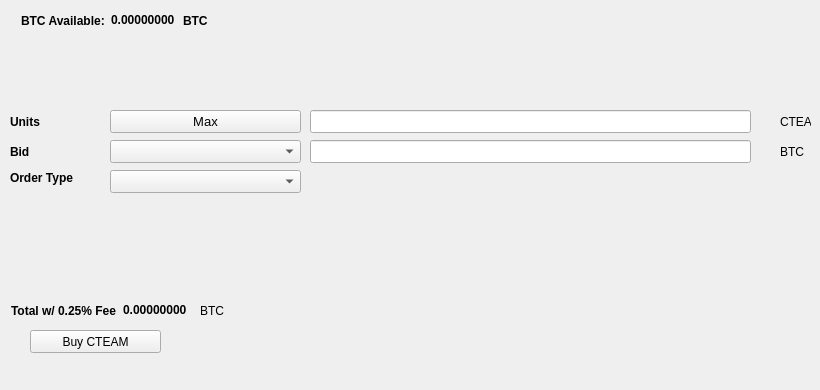
   <widget class="QWidget" name="BuyTab">
    <attribute name="title">
     <string>Buy</string>
    </attribute>
    <widget class="QPushButton" name="BuyCTEAM">
     <property name="geometry">
      <rect>
       <x>30</x>
       <y>330</y>
       <width>131</width>
       <height>23</height>
      </rect>
     </property>
     <property name="text">
      <string>Buy CTEAM</string>
     </property>
     <property name="icon">
      <iconset resource="../cteam.qrc">
       <normaloff>:/icons/bitcoin</normaloff>:/icons/bitcoin</iconset>
     </property>
    </widget>
    <widget class="QLabel" name="label_3">
     <property name="geometry">
      <rect>
       <x>10</x>
       <y>110</y>
       <width>46</width>
       <height>23</height>
      </rect>
     </property>
     <property name="font">
      <font>
       <weight>75</weight>
       <bold>true</bold>
      </font>
     </property>
     <property name="text">
      <string>Units</string>
     </property>
    </widget>
    <widget class="QLineEdit" name="UnitsInput">
     <property name="geometry">
      <rect>
       <x>310</x>
       <y>110</y>
       <width>441</width>
       <height>23</height>
      </rect>
     </property>
     <property name="font">
      <font>
       <pointsize>9</pointsize>
       <weight>75</weight>
       <bold>true</bold>
      </font>
     </property>
    </widget>
    <widget class="QLineEdit" name="BuyBidPriceEdit">
     <property name="geometry">
      <rect>
       <x>310</x>
       <y>140</y>
       <width>441</width>
       <height>23</height>
      </rect>
     </property>
     <property name="font">
      <font>
       <pointsize>9</pointsize>
       <weight>75</weight>
       <bold>true</bold>
      </font>
     </property>
    </widget>
    <widget class="QLabel" name="label_4">
     <property name="geometry">
      <rect>
       <x>780</x>
       <y>110</y>
       <width>31</width>
       <height>23</height>
      </rect>
     </property>
     <property name="text">
      <string>CTEAM</string>
     </property>
    </widget>
    <widget class="QLabel" name="label_5">
     <property name="geometry">
      <rect>
       <x>780</x>
       <y>140</y>
       <width>31</width>
       <height>23</height>
      </rect>
     </property>
     <property name="text">
      <string>BTC</string>
     </property>
    </widget>
    <widget class="QLabel" name="label_6">
     <property name="geometry">
      <rect>
       <x>10</x>
       <y>140</y>
       <width>46</width>
       <height>23</height>
      </rect>
     </property>
     <property name="font">
      <font>
       <weight>75</weight>
       <bold>true</bold>
      </font>
     </property>
     <property name="text">
      <string>Bid</string>
     </property>
    </widget>
    <widget class="QLabel" name="label_7">
     <property name="geometry">
      <rect>
       <x>10</x>
       <y>170</y>
       <width>91</width>
       <height>16</height>
      </rect>
     </property>
     <property name="font">
      <font>
       <weight>75</weight>
       <bold>true</bold>
      </font>
     </property>
     <property name="text">
      <string>Order Type</string>
     </property>
    </widget>
    <widget class="QPushButton" name="Buy_Max_Amount">
     <property name="geometry">
      <rect>
       <x>110</x>
       <y>110</y>
       <width>191</width>
       <height>23</height>
      </rect>
     </property>
     <property name="font">
      <font>
       <pointsize>10</pointsize>
      </font>
     </property>
     <property name="text">
      <string>Max</string>
     </property>
    </widget>
    <widget class="QComboBox" name="BuyBidcomboBox">
     <property name="geometry">
      <rect>
       <x>110</x>
       <y>140</y>
       <width>191</width>
       <height>23</height>
      </rect>
     </property>
     <property name="font">
      <font>
       <pointsize>10</pointsize>
      </font>
     </property>
    </widget>
    <widget class="QComboBox" name="buyOrdertypeCombo">
     <property name="geometry">
      <rect>
       <x>110</x>
       <y>170</y>
       <width>191</width>
       <height>23</height>
      </rect>
     </property>
     <property name="font">
      <font>
       <pointsize>10</pointsize>
      </font>
     </property>
    </widget>
    <widget class="QWidget" name="layoutWidget1">
     <property name="geometry">
      <rect>
       <x>21</x>
       <y>11</y>
       <width>227</width>
       <height>19</height>
      </rect>
     </property>
     <layout class="QHBoxLayout" name="horizontalLayout_3">
      <item>
       <widget class="QLabel" name="label232">
        <property name="font">
         <font>
          <weight>75</weight>
          <bold>true</bold>
         </font>
        </property>
        <property name="text">
         <string>BTC Available:</string>
        </property>
       </widget>
      </item>
      <item>
       <widget class="QLabel" name="BtcAvailableLbl">
        <property name="palette">
         <palette>
          <active>
           <colorrole role="WindowText">
            <brush brushstyle="SolidPattern">
             <color alpha="255">
              <red>0</red>
              <green>0</green>
              <blue>0</blue>
             </color>
            </brush>
           </colorrole>
           <colorrole role="Button">
            <brush brushstyle="SolidPattern">
             <color alpha="255">
              <red>0</red>
              <green>170</green>
              <blue>0</blue>
             </color>
            </brush>
           </colorrole>
           <colorrole role="Light">
            <brush brushstyle="SolidPattern">
             <color alpha="255">
              <red>0</red>
              <green>255</green>
              <blue>0</blue>
             </color>
            </brush>
           </colorrole>
           <colorrole role="Midlight">
            <brush brushstyle="SolidPattern">
             <color alpha="255">
              <red>0</red>
              <green>212</green>
              <blue>0</blue>
             </color>
            </brush>
           </colorrole>
           <colorrole role="Dark">
            <brush brushstyle="SolidPattern">
             <color alpha="255">
              <red>0</red>
              <green>85</green>
              <blue>0</blue>
             </color>
            </brush>
           </colorrole>
           <colorrole role="Mid">
            <brush brushstyle="SolidPattern">
             <color alpha="255">
              <red>0</red>
              <green>113</green>
              <blue>0</blue>
             </color>
            </brush>
           </colorrole>
           <colorrole role="Text">
            <brush brushstyle="SolidPattern">
             <color alpha="255">
              <red>0</red>
              <green>170</green>
              <blue>0</blue>
             </color>
            </brush>
           </colorrole>
           <colorrole role="BrightText">
            <brush brushstyle="SolidPattern">
             <color alpha="255">
              <red>255</red>
              <green>255</green>
              <blue>255</blue>
             </color>
            </brush>
           </colorrole>
           <colorrole role="ButtonText">
            <brush brushstyle="SolidPattern">
             <color alpha="255">
              <red>0</red>
              <green>0</green>
              <blue>0</blue>
             </color>
            </brush>
           </colorrole>
           <colorrole role="Base">
            <brush brushstyle="SolidPattern">
             <color alpha="255">
              <red>255</red>
              <green>255</green>
              <blue>255</blue>
             </color>
            </brush>
           </colorrole>
           <colorrole role="Window">
            <brush brushstyle="SolidPattern">
             <color alpha="255">
              <red>0</red>
              <green>170</green>
              <blue>0</blue>
             </color>
            </brush>
           </colorrole>
           <colorrole role="Shadow">
            <brush brushstyle="SolidPattern">
             <color alpha="255">
              <red>0</red>
              <green>0</green>
              <blue>0</blue>
             </color>
            </brush>
           </colorrole>
           <colorrole role="AlternateBase">
            <brush brushstyle="SolidPattern">
             <color alpha="255">
              <red>127</red>
              <green>212</green>
              <blue>127</blue>
             </color>
            </brush>
           </colorrole>
           <colorrole role="ToolTipBase">
            <brush brushstyle="SolidPattern">
             <color alpha="255">
              <red>255</red>
              <green>255</green>
              <blue>220</blue>
             </color>
            </brush>
           </colorrole>
           <colorrole role="ToolTipText">
            <brush brushstyle="SolidPattern">
             <color alpha="255">
              <red>0</red>
              <green>0</green>
              <blue>0</blue>
             </color>
            </brush>
           </colorrole>
          </active>
          <inactive>
           <colorrole role="WindowText">
            <brush brushstyle="SolidPattern">
             <color alpha="255">
              <red>0</red>
              <green>0</green>
              <blue>0</blue>
             </color>
            </brush>
           </colorrole>
           <colorrole role="Button">
            <brush brushstyle="SolidPattern">
             <color alpha="255">
              <red>0</red>
              <green>170</green>
              <blue>0</blue>
             </color>
            </brush>
           </colorrole>
           <colorrole role="Light">
            <brush brushstyle="SolidPattern">
             <color alpha="255">
              <red>0</red>
              <green>255</green>
              <blue>0</blue>
             </color>
            </brush>
           </colorrole>
           <colorrole role="Midlight">
            <brush brushstyle="SolidPattern">
             <color alpha="255">
              <red>0</red>
              <green>212</green>
              <blue>0</blue>
             </color>
            </brush>
           </colorrole>
           <colorrole role="Dark">
            <brush brushstyle="SolidPattern">
             <color alpha="255">
              <red>0</red>
              <green>85</green>
              <blue>0</blue>
             </color>
            </brush>
           </colorrole>
           <colorrole role="Mid">
            <brush brushstyle="SolidPattern">
             <color alpha="255">
              <red>0</red>
              <green>113</green>
              <blue>0</blue>
             </color>
            </brush>
           </colorrole>
           <colorrole role="Text">
            <brush brushstyle="SolidPattern">
             <color alpha="255">
              <red>0</red>
              <green>170</green>
              <blue>0</blue>
             </color>
            </brush>
           </colorrole>
           <colorrole role="BrightText">
            <brush brushstyle="SolidPattern">
             <color alpha="255">
              <red>255</red>
              <green>255</green>
              <blue>255</blue>
             </color>
            </brush>
           </colorrole>
           <colorrole role="ButtonText">
            <brush brushstyle="SolidPattern">
             <color alpha="255">
              <red>0</red>
              <green>0</green>
              <blue>0</blue>
             </color>
            </brush>
           </colorrole>
           <colorrole role="Base">
            <brush brushstyle="SolidPattern">
             <color alpha="255">
              <red>255</red>
              <green>255</green>
              <blue>255</blue>
             </color>
            </brush>
           </colorrole>
           <colorrole role="Window">
            <brush brushstyle="SolidPattern">
             <color alpha="255">
              <red>0</red>
              <green>170</green>
              <blue>0</blue>
             </color>
            </brush>
           </colorrole>
           <colorrole role="Shadow">
            <brush brushstyle="SolidPattern">
             <color alpha="255">
              <red>0</red>
              <green>0</green>
              <blue>0</blue>
             </color>
            </brush>
           </colorrole>
           <colorrole role="AlternateBase">
            <brush brushstyle="SolidPattern">
             <color alpha="255">
              <red>127</red>
              <green>212</green>
              <blue>127</blue>
             </color>
            </brush>
           </colorrole>
           <colorrole role="ToolTipBase">
            <brush brushstyle="SolidPattern">
             <color alpha="255">
              <red>255</red>
              <green>255</green>
              <blue>220</blue>
             </color>
            </brush>
           </colorrole>
           <colorrole role="ToolTipText">
            <brush brushstyle="SolidPattern">
             <color alpha="255">
              <red>0</red>
              <green>0</green>
              <blue>0</blue>
             </color>
            </brush>
           </colorrole>
          </inactive>
          <disabled>
           <colorrole role="WindowText">
            <brush brushstyle="SolidPattern">
             <color alpha="255">
              <red>0</red>
              <green>85</green>
              <blue>0</blue>
             </color>
            </brush>
           </colorrole>
           <colorrole role="Button">
            <brush brushstyle="SolidPattern">
             <color alpha="255">
              <red>0</red>
              <green>170</green>
              <blue>0</blue>
             </color>
            </brush>
           </colorrole>
           <colorrole role="Light">
            <brush brushstyle="SolidPattern">
             <color alpha="255">
              <red>0</red>
              <green>255</green>
              <blue>0</blue>
             </color>
            </brush>
           </colorrole>
           <colorrole role="Midlight">
            <brush brushstyle="SolidPattern">
             <color alpha="255">
              <red>0</red>
              <green>212</green>
              <blue>0</blue>
             </color>
            </brush>
           </colorrole>
           <colorrole role="Dark">
            <brush brushstyle="SolidPattern">
             <color alpha="255">
              <red>0</red>
              <green>85</green>
              <blue>0</blue>
             </color>
            </brush>
           </colorrole>
           <colorrole role="Mid">
            <brush brushstyle="SolidPattern">
             <color alpha="255">
              <red>0</red>
              <green>113</green>
              <blue>0</blue>
             </color>
            </brush>
           </colorrole>
           <colorrole role="Text">
            <brush brushstyle="SolidPattern">
             <color alpha="255">
              <red>0</red>
              <green>85</green>
              <blue>0</blue>
             </color>
            </brush>
           </colorrole>
           <colorrole role="BrightText">
            <brush brushstyle="SolidPattern">
             <color alpha="255">
              <red>255</red>
              <green>255</green>
              <blue>255</blue>
             </color>
            </brush>
           </colorrole>
           <colorrole role="ButtonText">
            <brush brushstyle="SolidPattern">
             <color alpha="255">
              <red>0</red>
              <green>85</green>
              <blue>0</blue>
             </color>
            </brush>
           </colorrole>
           <colorrole role="Base">
            <brush brushstyle="SolidPattern">
             <color alpha="255">
              <red>0</red>
              <green>170</green>
              <blue>0</blue>
             </color>
            </brush>
           </colorrole>
           <colorrole role="Window">
            <brush brushstyle="SolidPattern">
             <color alpha="255">
              <red>0</red>
              <green>170</green>
              <blue>0</blue>
             </color>
            </brush>
           </colorrole>
           <colorrole role="Shadow">
            <brush brushstyle="SolidPattern">
             <color alpha="255">
              <red>0</red>
              <green>0</green>
              <blue>0</blue>
             </color>
            </brush>
           </colorrole>
           <colorrole role="AlternateBase">
            <brush brushstyle="SolidPattern">
             <color alpha="255">
              <red>0</red>
              <green>170</green>
              <blue>0</blue>
             </color>
            </brush>
           </colorrole>
           <colorrole role="ToolTipBase">
            <brush brushstyle="SolidPattern">
             <color alpha="255">
              <red>255</red>
              <green>255</green>
              <blue>220</blue>
             </color>
            </brush>
           </colorrole>
           <colorrole role="ToolTipText">
            <brush brushstyle="SolidPattern">
             <color alpha="255">
              <red>0</red>
              <green>0</green>
              <blue>0</blue>
             </color>
            </brush>
           </colorrole>
          </disabled>
         </palette>
        </property>
        <property name="font">
         <font>
          <weight>75</weight>
          <bold>true</bold>
         </font>
        </property>
        <property name="text">
         <string>0.00000000</string>
        </property>
        <property name="textInteractionFlags">
         <set>Qt::LinksAccessibleByMouse|Qt::TextSelectableByKeyboard|Qt::TextSelectableByMouse</set>
        </property>
       </widget>
      </item>
      <item>
       <widget class="QLabel" name="BtcAvailableLbl_2">
        <property name="font">
         <font>
          <weight>75</weight>
          <bold>true</bold>
         </font>
        </property>
        <property name="text">
         <string>BTC</string>
        </property>
       </widget>
      </item>
     </layout>
    </widget>
    <widget class="QWidget" name="layoutWidge2">
     <property name="geometry">
      <rect>
       <x>11</x>
       <y>301</y>
       <width>259</width>
       <height>19</height>
      </rect>
     </property>
     <layout class="QHBoxLayout" name="horizontalLayout_4">
      <item>
       <widget class="QLabel" name="label_9">
        <property name="font">
         <font>
          <weight>75</weight>
          <bold>true</bold>
         </font>
        </property>
        <property name="text">
         <string>Total w/ 0.25% Fee</string>
        </property>
       </widget>
      </item>
      <item>
       <widget class="QLabel" name="BuyCostLabel">
        <property name="palette">
         <palette>
          <active>
           <colorrole role="WindowText">
            <brush brushstyle="SolidPattern">
             <color alpha="255">
              <red>0</red>
              <green>0</green>
              <blue>0</blue>
             </color>
            </brush>
           </colorrole>
           <colorrole role="Button">
            <brush brushstyle="SolidPattern">
             <color alpha="255">
              <red>0</red>
              <green>170</green>
              <blue>0</blue>
             </color>
            </brush>
           </colorrole>
           <colorrole role="Light">
            <brush brushstyle="SolidPattern">
             <color alpha="255">
              <red>0</red>
              <green>255</green>
              <blue>0</blue>
             </color>
            </brush>
           </colorrole>
           <colorrole role="Midlight">
            <brush brushstyle="SolidPattern">
             <color alpha="255">
              <red>0</red>
              <green>212</green>
              <blue>0</blue>
             </color>
            </brush>
           </colorrole>
           <colorrole role="Dark">
            <brush brushstyle="SolidPattern">
             <color alpha="255">
              <red>0</red>
              <green>85</green>
              <blue>0</blue>
             </color>
            </brush>
           </colorrole>
           <colorrole role="Mid">
            <brush brushstyle="SolidPattern">
             <color alpha="255">
              <red>0</red>
              <green>113</green>
              <blue>0</blue>
             </color>
            </brush>
           </colorrole>
           <colorrole role="Text">
            <brush brushstyle="SolidPattern">
             <color alpha="255">
              <red>0</red>
              <green>170</green>
              <blue>0</blue>
             </color>
            </brush>
           </colorrole>
           <colorrole role="BrightText">
            <brush brushstyle="SolidPattern">
             <color alpha="255">
              <red>255</red>
              <green>255</green>
              <blue>255</blue>
             </color>
            </brush>
           </colorrole>
           <colorrole role="ButtonText">
            <brush brushstyle="SolidPattern">
             <color alpha="255">
              <red>0</red>
              <green>0</green>
              <blue>0</blue>
             </color>
            </brush>
           </colorrole>
           <colorrole role="Base">
            <brush brushstyle="SolidPattern">
             <color alpha="255">
              <red>255</red>
              <green>255</green>
              <blue>255</blue>
             </color>
            </brush>
           </colorrole>
           <colorrole role="Window">
            <brush brushstyle="SolidPattern">
             <color alpha="255">
              <red>0</red>
              <green>170</green>
              <blue>0</blue>
             </color>
            </brush>
           </colorrole>
           <colorrole role="Shadow">
            <brush brushstyle="SolidPattern">
             <color alpha="255">
              <red>0</red>
              <green>0</green>
              <blue>0</blue>
             </color>
            </brush>
           </colorrole>
           <colorrole role="AlternateBase">
            <brush brushstyle="SolidPattern">
             <color alpha="255">
              <red>127</red>
              <green>212</green>
              <blue>127</blue>
             </color>
            </brush>
           </colorrole>
           <colorrole role="ToolTipBase">
            <brush brushstyle="SolidPattern">
             <color alpha="255">
              <red>255</red>
              <green>255</green>
              <blue>220</blue>
             </color>
            </brush>
           </colorrole>
           <colorrole role="ToolTipText">
            <brush brushstyle="SolidPattern">
             <color alpha="255">
              <red>0</red>
              <green>0</green>
              <blue>0</blue>
             </color>
            </brush>
           </colorrole>
          </active>
          <inactive>
           <colorrole role="WindowText">
            <brush brushstyle="SolidPattern">
             <color alpha="255">
              <red>0</red>
              <green>0</green>
              <blue>0</blue>
             </color>
            </brush>
           </colorrole>
           <colorrole role="Button">
            <brush brushstyle="SolidPattern">
             <color alpha="255">
              <red>0</red>
              <green>170</green>
              <blue>0</blue>
             </color>
            </brush>
           </colorrole>
           <colorrole role="Light">
            <brush brushstyle="SolidPattern">
             <color alpha="255">
              <red>0</red>
              <green>255</green>
              <blue>0</blue>
             </color>
            </brush>
           </colorrole>
           <colorrole role="Midlight">
            <brush brushstyle="SolidPattern">
             <color alpha="255">
              <red>0</red>
              <green>212</green>
              <blue>0</blue>
             </color>
            </brush>
           </colorrole>
           <colorrole role="Dark">
            <brush brushstyle="SolidPattern">
             <color alpha="255">
              <red>0</red>
              <green>85</green>
              <blue>0</blue>
             </color>
            </brush>
           </colorrole>
           <colorrole role="Mid">
            <brush brushstyle="SolidPattern">
             <color alpha="255">
              <red>0</red>
              <green>113</green>
              <blue>0</blue>
             </color>
            </brush>
           </colorrole>
           <colorrole role="Text">
            <brush brushstyle="SolidPattern">
             <color alpha="255">
              <red>0</red>
              <green>170</green>
              <blue>0</blue>
             </color>
            </brush>
           </colorrole>
           <colorrole role="BrightText">
            <brush brushstyle="SolidPattern">
             <color alpha="255">
              <red>255</red>
              <green>255</green>
              <blue>255</blue>
             </color>
            </brush>
           </colorrole>
           <colorrole role="ButtonText">
            <brush brushstyle="SolidPattern">
             <color alpha="255">
              <red>0</red>
              <green>0</green>
              <blue>0</blue>
             </color>
            </brush>
           </colorrole>
           <colorrole role="Base">
            <brush brushstyle="SolidPattern">
             <color alpha="255">
              <red>255</red>
              <green>255</green>
              <blue>255</blue>
             </color>
            </brush>
           </colorrole>
           <colorrole role="Window">
            <brush brushstyle="SolidPattern">
             <color alpha="255">
              <red>0</red>
              <green>170</green>
              <blue>0</blue>
             </color>
            </brush>
           </colorrole>
           <colorrole role="Shadow">
            <brush brushstyle="SolidPattern">
             <color alpha="255">
              <red>0</red>
              <green>0</green>
              <blue>0</blue>
             </color>
            </brush>
           </colorrole>
           <colorrole role="AlternateBase">
            <brush brushstyle="SolidPattern">
             <color alpha="255">
              <red>127</red>
              <green>212</green>
              <blue>127</blue>
             </color>
            </brush>
           </colorrole>
           <colorrole role="ToolTipBase">
            <brush brushstyle="SolidPattern">
             <color alpha="255">
              <red>255</red>
              <green>255</green>
              <blue>220</blue>
             </color>
            </brush>
           </colorrole>
           <colorrole role="ToolTipText">
            <brush brushstyle="SolidPattern">
             <color alpha="255">
              <red>0</red>
              <green>0</green>
              <blue>0</blue>
             </color>
            </brush>
           </colorrole>
          </inactive>
          <disabled>
           <colorrole role="WindowText">
            <brush brushstyle="SolidPattern">
             <color alpha="255">
              <red>0</red>
              <green>85</green>
              <blue>0</blue>
             </color>
            </brush>
           </colorrole>
           <colorrole role="Button">
            <brush brushstyle="SolidPattern">
             <color alpha="255">
              <red>0</red>
              <green>170</green>
              <blue>0</blue>
             </color>
            </brush>
           </colorrole>
           <colorrole role="Light">
            <brush brushstyle="SolidPattern">
             <color alpha="255">
              <red>0</red>
              <green>255</green>
              <blue>0</blue>
             </color>
            </brush>
           </colorrole>
           <colorrole role="Midlight">
            <brush brushstyle="SolidPattern">
             <color alpha="255">
              <red>0</red>
              <green>212</green>
              <blue>0</blue>
             </color>
            </brush>
           </colorrole>
           <colorrole role="Dark">
            <brush brushstyle="SolidPattern">
             <color alpha="255">
              <red>0</red>
              <green>85</green>
              <blue>0</blue>
             </color>
            </brush>
           </colorrole>
           <colorrole role="Mid">
            <brush brushstyle="SolidPattern">
             <color alpha="255">
              <red>0</red>
              <green>113</green>
              <blue>0</blue>
             </color>
            </brush>
           </colorrole>
           <colorrole role="Text">
            <brush brushstyle="SolidPattern">
             <color alpha="255">
              <red>0</red>
              <green>85</green>
              <blue>0</blue>
             </color>
            </brush>
           </colorrole>
           <colorrole role="BrightText">
            <brush brushstyle="SolidPattern">
             <color alpha="255">
              <red>255</red>
              <green>255</green>
              <blue>255</blue>
             </color>
            </brush>
           </colorrole>
           <colorrole role="ButtonText">
            <brush brushstyle="SolidPattern">
             <color alpha="255">
              <red>0</red>
              <green>85</green>
              <blue>0</blue>
             </color>
            </brush>
           </colorrole>
           <colorrole role="Base">
            <brush brushstyle="SolidPattern">
             <color alpha="255">
              <red>0</red>
              <green>170</green>
              <blue>0</blue>
             </color>
            </brush>
           </colorrole>
           <colorrole role="Window">
            <brush brushstyle="SolidPattern">
             <color alpha="255">
              <red>0</red>
              <green>170</green>
              <blue>0</blue>
             </color>
            </brush>
           </colorrole>
           <colorrole role="Shadow">
            <brush brushstyle="SolidPattern">
             <color alpha="255">
              <red>0</red>
              <green>0</green>
              <blue>0</blue>
             </color>
            </brush>
           </colorrole>
           <colorrole role="AlternateBase">
            <brush brushstyle="SolidPattern">
             <color alpha="255">
              <red>0</red>
              <green>170</green>
              <blue>0</blue>
             </color>
            </brush>
           </colorrole>
           <colorrole role="ToolTipBase">
            <brush brushstyle="SolidPattern">
             <color alpha="255">
              <red>255</red>
              <green>255</green>
              <blue>220</blue>
             </color>
            </brush>
           </colorrole>
           <colorrole role="ToolTipText">
            <brush brushstyle="SolidPattern">
             <color alpha="255">
              <red>0</red>
              <green>0</green>
              <blue>0</blue>
             </color>
            </brush>
           </colorrole>
          </disabled>
         </palette>
        </property>
        <property name="font">
         <font>
          <weight>75</weight>
          <bold>true</bold>
         </font>
        </property>
        <property name="autoFillBackground">
         <bool>false</bool>
        </property>
        <property name="text">
         <string>0.00000000</string>
        </property>
        <property name="textInteractionFlags">
         <set>Qt::LinksAccessibleByMouse|Qt::TextSelectableByMouse</set>
        </property>
       </widget>
      </item>
      <item>
       <widget class="QLabel" name="label_10">
        <property name="font">
         <font>
          <weight>50</weight>
          <bold>false</bold>
         </font>
        </property>
        <property name="text">
         <string>BTC</string>
        </property>
       </widget>
      </item>
     </layout>
    </widget>
    <widget class="QLabel" name="label_24">
     <property name="geometry">
      <rect>
       <x>460</x>
       <y>300</y>
       <width>281</width>
       <height>81</height>
      </rect>
     </property>
     <property name="text">
      <string/>
     </property>
     <property name="pixmap">
      <pixmap>:/images/bittrex</pixmap>
     </property>
    </widget>
   </widget>
